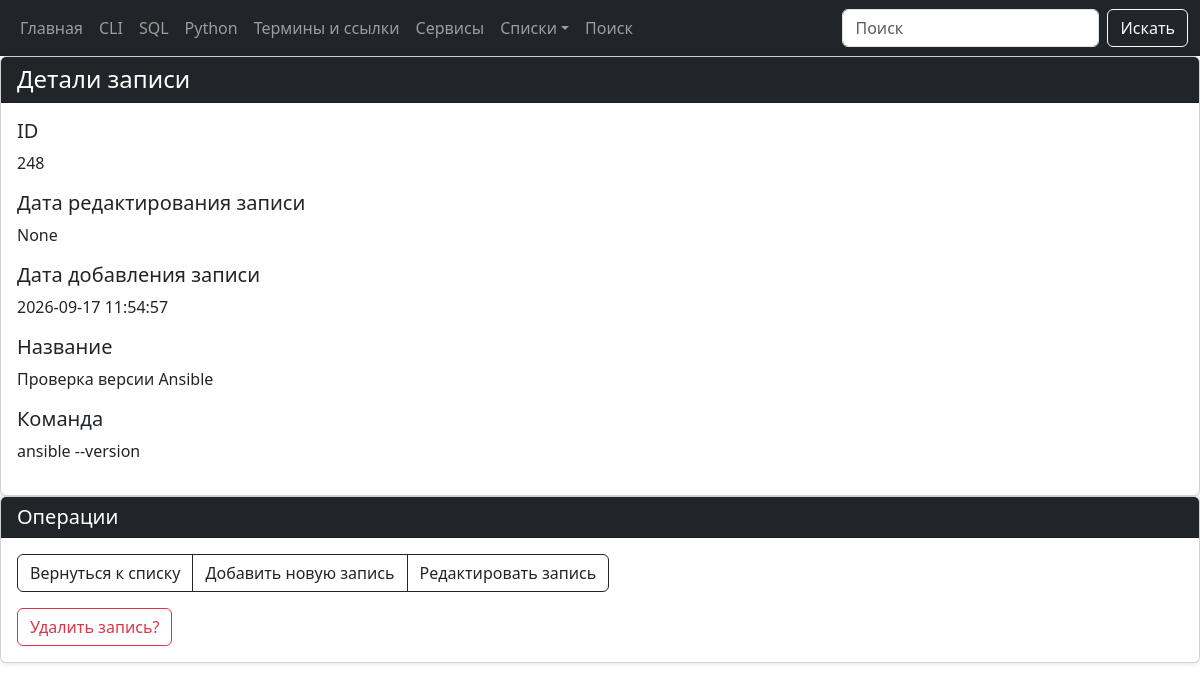
Page /cli/view/248 on the committed database.
### tables this page shows
CREATE TABLE "cli" (
  "cli_id" INTEGER PRIMARY KEY AUTOINCREMENT,
  "cli_command" TEXT NOT NULL,
  "cli_name" TEXT NOT NULL,
  "cli_date_add" TIMESTAMP DEFAULT CURRENT_TIMESTAMP,
  "cli_date_edit" TEXT
);

### modules/cli/get_view_cli_post.py (the view)
@bp.route("/cli/view/<int:cli_id>")
def get_view_cli_post(cli_id):
    conn = connect.get_db_connection()
    cli_view = conn.execute("SELECT * FROM cli WHERE cli_id = ?",
                             (cli_id,)).fetchone()
    conn.close()
    return render_template("cli/get_view_cli_post.html",
                           cli_view=cli_view)

### modules/connect.py (called while the page is built)
def get_db_connection():
    db_path = os.path.join(BASE_DIR, '../database.db')
    conn = sqlite3.connect(db_path, timeout=30)
    conn.row_factory = sqlite3.Row
    return conn

### templates/cli/get_view_cli_post.html (shortened to what this page needs)
{% extends 'base.html' %}
{% block content %}
   <div class="card shadow">
      <div class="card-header bg-dark text-white">
         <h4 class="card-title mb-0">Детали записи</h4>
      </div>
      <div class="card-body">
         {% set fields = [
         {'title': 'ID', 'value': cli_view['cli_id'], 'class': 'col-md-6'},
         {'title': 'Дата редактирования записи', 'value': cli_view['cli_date_edit'], 'class': 'col-md-6'},
         {'title': 'Дата добавления записи', 'value': cli_view['cli_date_add'], 'class': 'col-md-6'},
         {'title': 'Название', 'value': cli_view['cli_name'], 'class': 'col-md-6'},
         {'title': 'Команда', 'value': cli_view['cli_command'], 'class': 'col-md-12'}
         ] %}
         {% for field in fields %}
         <div class="row mb-3">
            <div class="{{ field.class }}">
               <h5 class="card-title">{{ field.title }}</h5>
               <p class="card-text">{{ field.value }}</p>
            </div>
         </div>
         {% endfor %}
      </div>
   </div>
   <div class="card mb-4 shadow-sm">
      <div class="card-header bg-dark text-white">
         <div class="h5 mb-0">Операции</div>
      </div>
      <div class="card-body">
         <div class="btn-group" role="group" aria-label="Действия">
         <a href="{{ url_for('cli_posts.cli_posts') }}" class="btn btn-outline-dark">
            Вернуться к списку</a>
         <a href="{{ url_for('add_cli_post.add_cli_post') }}" class="btn btn-outline-dark">
            Добавить новую запись</a>
         <a href="{{ url_for('edit_cli_post.edit_cli_post', cli_id=cli_view['cli_id']) }}"
            class="btn btn-outline-dark">Редактировать запись</a>
         </div>
         <form action="{{ url_for('delete_cli_post.delete_cli_post', cli_id=cli_view['cli_id'])}}" method="POST"
            class="mt-3">
            <button type="submit" class="btn btn-outline-danger"
               onclick="return confirm('Вы уверены что хотите удалить запись?')">
                Удалить запись?
            </button>
         </form>
      </div>
   </div>
{% endblock %}

### rows in the picture
cli: title "Дата добавления записи", value "2026-09-17 11:54:57", title "Название", value "Проверка версии Ansible", title "Команда", value "ansible --version"

### other values in the picture
{{ field.title }} "ID" "Дата редактирования записи"
{{ field.value }} "248" "None"
